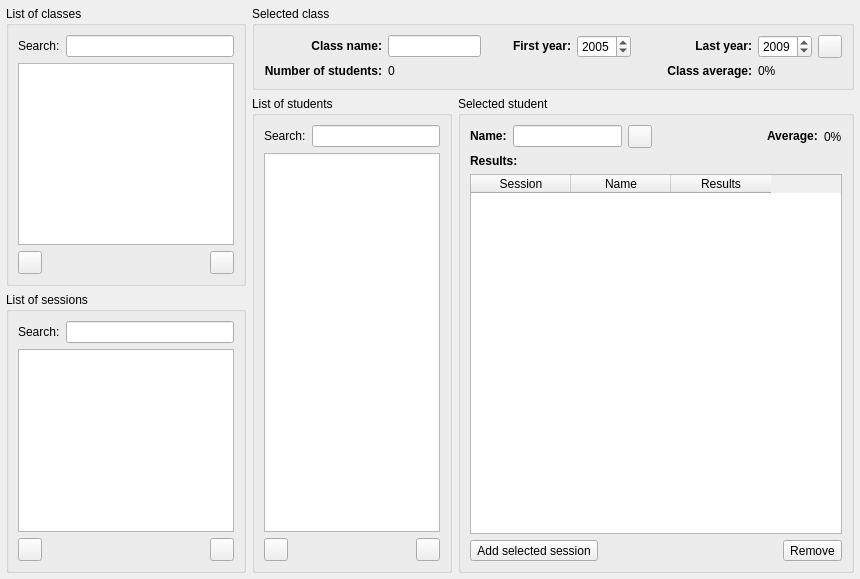
      <widget class="QWidget" name="classesPage" >
       <property name="geometry" >
        <rect>
         <x>0</x>
         <y>0</y>
         <width>860</width>
         <height>579</height>
        </rect>
       </property>
       <layout class="QGridLayout" >
        <property name="margin" >
         <number>6</number>
        </property>
        <item rowspan="2" row="0" column="0" >
         <widget class="QGroupBox" name="CLLCGroupBox" >
          <property name="minimumSize" >
           <size>
            <width>240</width>
            <height>0</height>
           </size>
          </property>
          <property name="maximumSize" >
           <size>
            <width>240</width>
            <height>16777215</height>
           </size>
          </property>
          <property name="title" >
           <string>List of classes</string>
          </property>
          <layout class="QVBoxLayout" >
           <item>
            <layout class="QHBoxLayout" >
             <item>
              <widget class="QLabel" name="label_search_classes" >
               <property name="text" >
                <string>Search:</string>
               </property>
              </widget>
             </item>
             <item>
              <widget class="ExtendedLineEdit" name="CLLCSearchLineEdit" >
               <property name="statusTip" >
                <string>Type a keyword to filter the list below</string>
               </property>
              </widget>
             </item>
            </layout>
           </item>
           <item>
            <widget class="MTListWidget" name="CLLCListWidget" >
             <property name="statusTip" >
              <string>Double click a class to view</string>
             </property>
            </widget>
           </item>
           <item>
            <layout class="QHBoxLayout" >
             <item>
              <widget class="QToolButton" name="tbtnAdd_class" >
               <property name="iconSize" >
                <size>
                 <width>16</width>
                 <height>16</height>
                </size>
               </property>
               <property name="toolButtonStyle" >
                <enum>Qt::ToolButtonTextBesideIcon</enum>
               </property>
              </widget>
             </item>
             <item>
              <spacer>
               <property name="orientation" >
                <enum>Qt::Horizontal</enum>
               </property>
               <property name="sizeHint" stdset="0" >
                <size>
                 <width>40</width>
                 <height>20</height>
                </size>
               </property>
              </spacer>
             </item>
             <item>
              <widget class="MTToolButton" name="tbtnDelete_class" >
               <property name="iconSize" >
                <size>
                 <width>16</width>
                 <height>16</height>
                </size>
               </property>
               <property name="toolButtonStyle" >
                <enum>Qt::ToolButtonTextBesideIcon</enum>
               </property>
              </widget>
             </item>
            </layout>
           </item>
          </layout>
         </widget>
        </item>
        <item row="0" column="1" colspan="2" >
         <widget class="QGroupBox" name="CLSCGroupBox" >
          <property name="sizePolicy" >
           <sizepolicy vsizetype="Maximum" hsizetype="Expanding" >
            <horstretch>0</horstretch>
            <verstretch>0</verstretch>
           </sizepolicy>
          </property>
          <property name="title" >
           <string>Selected class</string>
          </property>
          <layout class="QGridLayout" >
           <item row="0" column="0" >
            <widget class="QLabel" name="CLSCNameLabel" >
             <property name="text" >
              <string>&lt;b>Class name:&lt;/b></string>
             </property>
             <property name="alignment" >
              <set>Qt::AlignRight|Qt::AlignTrailing|Qt::AlignVCenter</set>
             </property>
            </widget>
           </item>
           <item row="0" column="1" >
            <widget class="QLineEdit" name="CLSCNameLineEdit" >
             <property name="statusTip" >
              <string>Name of the selected class (if you change this name, do not forget to click the Apply button on the right)</string>
             </property>
            </widget>
           </item>
           <item row="0" column="3" >
            <widget class="QLabel" name="CLSCFirstYearLabel" >
             <property name="text" >
              <string>&lt;b>First year:&lt;/b></string>
             </property>
             <property name="alignment" >
              <set>Qt::AlignRight|Qt::AlignTrailing|Qt::AlignVCenter</set>
             </property>
            </widget>
           </item>
           <item row="0" column="4" >
            <widget class="MTSpinBox" name="CLSCFirstYearSpinBox" >
             <property name="statusTip" >
              <string>The first year of the selected class (if you change this year, do not forget to click the Apply button on the right)</string>
             </property>
             <property name="minimum" >
              <number>1900</number>
             </property>
             <property name="maximum" >
              <number>3000</number>
             </property>
             <property name="value" >
              <number>2005</number>
             </property>
            </widget>
           </item>
           <item row="0" column="6" >
            <widget class="QLabel" name="CLSCLastYearLabel" >
             <property name="text" >
              <string>&lt;b>Last year:&lt;/b></string>
             </property>
             <property name="alignment" >
              <set>Qt::AlignRight|Qt::AlignTrailing|Qt::AlignVCenter</set>
             </property>
            </widget>
           </item>
           <item row="0" column="7" >
            <widget class="MTSpinBox" name="CLSCLastYearSpinBox" >
             <property name="statusTip" >
              <string>The last year of the selected class (if you change this year, do not forget to click the Apply button on the right)</string>
             </property>
             <property name="minimum" >
              <number>1900</number>
             </property>
             <property name="maximum" >
              <number>3000</number>
             </property>
             <property name="value" >
              <number>2009</number>
             </property>
            </widget>
           </item>
           <item row="0" column="2" >
            <spacer>
             <property name="orientation" >
              <enum>Qt::Horizontal</enum>
             </property>
             <property name="sizeHint" stdset="0" >
              <size>
               <width>40</width>
               <height>20</height>
              </size>
             </property>
            </spacer>
           </item>
           <item row="0" column="5" >
            <spacer>
             <property name="orientation" >
              <enum>Qt::Horizontal</enum>
             </property>
             <property name="sizeType" >
              <enum>QSizePolicy::Fixed</enum>
             </property>
             <property name="sizeHint" stdset="0" >
              <size>
               <width>30</width>
               <height>20</height>
              </size>
             </property>
            </spacer>
           </item>
           <item row="1" column="0" >
            <widget class="QLabel" name="CLSCNumStudentsTextLabel" >
             <property name="text" >
              <string>&lt;b>Number of students:&lt;/b></string>
             </property>
             <property name="alignment" >
              <set>Qt::AlignRight|Qt::AlignTrailing|Qt::AlignVCenter</set>
             </property>
            </widget>
           </item>
           <item row="1" column="1" >
            <widget class="QLabel" name="CLSCNumStudentsLabel" >
             <property name="statusTip" >
              <string>Number of students in the selected class</string>
             </property>
             <property name="text" >
              <string>0</string>
             </property>
            </widget>
           </item>
           <item row="1" column="6" >
            <widget class="QLabel" name="CLSCAverageTextLabel" >
             <property name="text" >
              <string>&lt;b>Class average:&lt;/b></string>
             </property>
             <property name="alignment" >
              <set>Qt::AlignRight|Qt::AlignTrailing|Qt::AlignVCenter</set>
             </property>
            </widget>
           </item>
           <item row="1" column="7" >
            <widget class="QLabel" name="CLSCAverageLabel" >
             <property name="text" >
              <string>0%</string>
             </property>
            </widget>
           </item>
           <item row="0" column="8" >
            <widget class="QToolButton" name="tbtnApplyClassChanges" >
             <property name="statusTip" >
              <string>Apply changes</string>
             </property>
             <property name="icon" >
              <iconset resource="resources.qrc" >
               <normaloff>:/images/images/button_ok.png</normaloff>:/images/images/button_ok.png</iconset>
             </property>
             <property name="iconSize" >
              <size>
               <width>16</width>
               <height>16</height>
              </size>
             </property>
            </widget>
           </item>
          </layout>
         </widget>
        </item>
        <item rowspan="2" row="1" column="1" >
         <widget class="QGroupBox" name="CLLSGroupBox" >
          <property name="minimumSize" >
           <size>
            <width>200</width>
            <height>0</height>
           </size>
          </property>
          <property name="maximumSize" >
           <size>
            <width>200</width>
            <height>16777215</height>
           </size>
          </property>
          <property name="title" >
           <string>List of students</string>
          </property>
          <layout class="QVBoxLayout" >
           <item>
            <layout class="QHBoxLayout" >
             <item>
              <widget class="QLabel" name="label_search_class_students" >
               <property name="text" >
                <string>Search:</string>
               </property>
              </widget>
             </item>
             <item>
              <widget class="ExtendedLineEdit" name="CLLSSearchLineEdit" >
               <property name="statusTip" >
                <string>Type a keyword to filter the list below</string>
               </property>
              </widget>
             </item>
            </layout>
           </item>
           <item>
            <widget class="MTListWidget" name="CLLSListWidget" >
             <property name="statusTip" >
              <string>Select a student to get more information</string>
             </property>
            </widget>
           </item>
           <item>
            <layout class="QHBoxLayout" >
             <item>
              <widget class="QToolButton" name="tbtnAdd_student" >
               <property name="iconSize" >
                <size>
                 <width>16</width>
                 <height>16</height>
                </size>
               </property>
               <property name="toolButtonStyle" >
                <enum>Qt::ToolButtonTextBesideIcon</enum>
               </property>
              </widget>
             </item>
             <item>
              <spacer>
               <property name="orientation" >
                <enum>Qt::Horizontal</enum>
               </property>
               <property name="sizeHint" stdset="0" >
                <size>
                 <width>40</width>
                 <height>20</height>
                </size>
               </property>
              </spacer>
             </item>
             <item>
              <widget class="MTToolButton" name="tbtnDelete_student" >
               <property name="iconSize" >
                <size>
                 <width>16</width>
                 <height>16</height>
                </size>
               </property>
               <property name="toolButtonStyle" >
                <enum>Qt::ToolButtonTextBesideIcon</enum>
               </property>
              </widget>
             </item>
            </layout>
           </item>
          </layout>
         </widget>
        </item>
        <item rowspan="2" row="1" column="2" >
         <widget class="QGroupBox" name="CLSSGroupBox" >
          <property name="sizePolicy" >
           <sizepolicy vsizetype="Expanding" hsizetype="Expanding" >
            <horstretch>0</horstretch>
            <verstretch>0</verstretch>
           </sizepolicy>
          </property>
          <property name="title" >
           <string>Selected student</string>
          </property>
          <layout class="QVBoxLayout" >
           <item>
            <layout class="QHBoxLayout" >
             <item>
              <widget class="QLabel" name="CLSSNameLabel" >
               <property name="text" >
                <string>&lt;b>Name:&lt;/b></string>
               </property>
               <property name="textFormat" >
                <enum>Qt::RichText</enum>
               </property>
              </widget>
             </item>
             <item>
              <widget class="QLineEdit" name="CLSSNameLineEdit" >
               <property name="statusTip" >
                <string>Name of the selected student (if you change this name, do not forget to click the Apply button on the right)</string>
               </property>
              </widget>
             </item>
             <item>
              <widget class="QToolButton" name="tbtnSaveMemberName" >
               <property name="statusTip" >
                <string>Apply changes</string>
               </property>
               <property name="icon" >
                <iconset resource="resources.qrc" >
                 <normaloff>:/images/images/button_ok.png</normaloff>:/images/images/button_ok.png</iconset>
               </property>
               <property name="iconSize" >
                <size>
                 <width>16</width>
                 <height>16</height>
                </size>
               </property>
              </widget>
             </item>
             <item>
              <spacer>
               <property name="orientation" >
                <enum>Qt::Horizontal</enum>
               </property>
               <property name="sizeHint" stdset="0" >
                <size>
                 <width>40</width>
                 <height>20</height>
                </size>
               </property>
              </spacer>
             </item>
             <item>
              <widget class="QLabel" name="CLSSAverageTextLabel" >
               <property name="text" >
                <string>&lt;b>Average:&lt;/b></string>
               </property>
               <property name="textFormat" >
                <enum>Qt::RichText</enum>
               </property>
              </widget>
             </item>
             <item>
              <widget class="QLabel" name="CLSSAverageLabel" >
               <property name="statusTip" >
                <string>The selected student's average</string>
               </property>
               <property name="text" >
                <string>0%</string>
               </property>
              </widget>
             </item>
            </layout>
           </item>
           <item>
            <widget class="QLabel" name="CLSSResultsLabel" >
             <property name="text" >
              <string>&lt;b>Results:&lt;/b></string>
             </property>
             <property name="textFormat" >
              <enum>Qt::RichText</enum>
             </property>
            </widget>
           </item>
           <item>
            <widget class="MTTableWidget" name="CLSSResultsTableWidget" >
             <property name="statusTip" >
              <string>List of results of the selected student</string>
             </property>
             <column>
              <property name="text" >
               <string>Session</string>
              </property>
             </column>
             <column>
              <property name="text" >
               <string>Name</string>
              </property>
             </column>
             <column>
              <property name="text" >
               <string>Results</string>
              </property>
             </column>
            </widget>
           </item>
           <item>
            <layout class="QHBoxLayout" >
             <item>
              <widget class="QToolButton" name="tbtnAddSession" >
               <property name="statusTip" >
                <string>Add the selected session from the list of sessions on the left to the list of results above</string>
               </property>
               <property name="text" >
                <string>Add selected session</string>
               </property>
               <property name="icon" >
                <iconset resource="resources.qrc" >
                 <normaloff>:/images/images/savedsession-add32.png</normaloff>:/images/images/savedsession-add32.png</iconset>
               </property>
               <property name="iconSize" >
                <size>
                 <width>16</width>
                 <height>16</height>
                </size>
               </property>
               <property name="toolButtonStyle" >
                <enum>Qt::ToolButtonTextBesideIcon</enum>
               </property>
              </widget>
             </item>
             <item>
              <spacer>
               <property name="orientation" >
                <enum>Qt::Horizontal</enum>
               </property>
               <property name="sizeHint" stdset="0" >
                <size>
                 <width>201</width>
                 <height>20</height>
                </size>
               </property>
              </spacer>
             </item>
             <item>
              <widget class="QToolButton" name="tbtnRemoveSession" >
               <property name="statusTip" >
                <string>Remove the selected session from the list of results</string>
               </property>
               <property name="text" >
                <string>Remove</string>
               </property>
               <property name="icon" >
                <iconset resource="resources.qrc" >
                 <normaloff>:/images/images/savedsession-remove32.png</normaloff>:/images/images/savedsession-remove32.png</iconset>
               </property>
               <property name="iconSize" >
                <size>
                 <width>16</width>
                 <height>16</height>
                </size>
               </property>
               <property name="toolButtonStyle" >
                <enum>Qt::ToolButtonTextBesideIcon</enum>
               </property>
              </widget>
             </item>
            </layout>
           </item>
          </layout>
         </widget>
        </item>
        <item row="2" column="0" >
         <widget class="QGroupBox" name="CLLSSGroupBox" >
          <property name="minimumSize" >
           <size>
            <width>240</width>
            <height>0</height>
           </size>
          </property>
          <property name="maximumSize" >
           <size>
            <width>240</width>
            <height>16777215</height>
           </size>
          </property>
          <property name="title" >
           <string>List of sessions</string>
          </property>
          <layout class="QVBoxLayout" >
           <item>
            <layout class="QHBoxLayout" >
             <item>
              <widget class="QLabel" name="label_search_class_sessions" >
               <property name="text" >
                <string>Search:</string>
               </property>
              </widget>
             </item>
             <item>
              <widget class="ExtendedLineEdit" name="CLLSSSearchLineEdit" >
               <property name="statusTip" >
                <string>Type a keyword to filter the list below</string>
               </property>
              </widget>
             </item>
            </layout>
           </item>
           <item>
            <widget class="MTListWidget" name="CLLSSListWidget" >
             <property name="statusTip" >
              <string>Double click a session to view</string>
             </property>
            </widget>
           </item>
           <item>
            <layout class="QHBoxLayout" >
             <item>
              <widget class="QToolButton" name="tbtnAdd_session" >
               <property name="iconSize" >
                <size>
                 <width>16</width>
                 <height>16</height>
                </size>
               </property>
               <property name="toolButtonStyle" >
                <enum>Qt::ToolButtonTextBesideIcon</enum>
               </property>
              </widget>
             </item>
             <item>
              <spacer>
               <property name="orientation" >
                <enum>Qt::Horizontal</enum>
               </property>
               <property name="sizeHint" stdset="0" >
                <size>
                 <width>40</width>
                 <height>20</height>
                </size>
               </property>
              </spacer>
             </item>
             <item>
              <widget class="MTToolButton" name="tbtnDelete_session" >
               <property name="iconSize" >
                <size>
                 <width>16</width>
                 <height>16</height>
                </size>
               </property>
               <property name="toolButtonStyle" >
                <enum>Qt::ToolButtonTextBesideIcon</enum>
               </property>
              </widget>
             </item>
            </layout>
           </item>
          </layout>
         </widget>
        </item>
       </layout>
      </widget>
